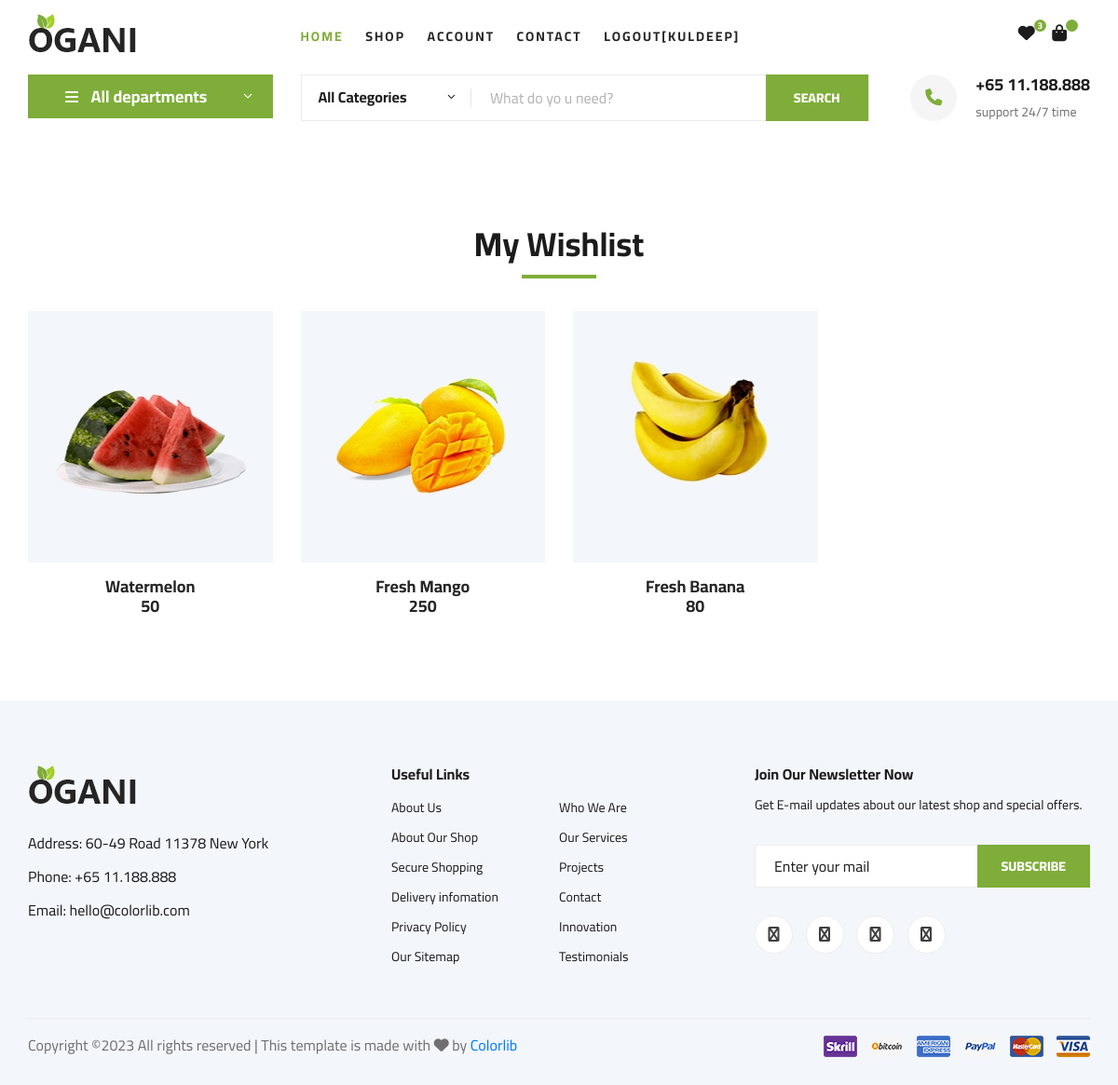
Screenshot of /wishlist/ (signed in) with the database file from the repository.
### ecommerce/models.py (models this page shows, shortened)
class User(models.Model):
	fname=models.CharField(max_length=100)
	lname=models.CharField(max_length=100)
	email=models.EmailField()
	mobile=models.PositiveIntegerField()
	address=models.TextField()
	password=models.CharField(max_length=100)
	usertype=models.CharField(max_length=100,default="buyer")

class Wishlist(models.Model):
	user=models.ForeignKey(User,on_delete=models.CASCADE)
	product=models.ForeignKey(Product,on_delete=models.CASCADE)
	date=models.DateTimeField(default=timezone.now)

class Product(models.Model):
	seller=models.ForeignKey(User,on_delete=models.CASCADE)
	product_name=models.CharField(max_length=100)
	product_price=models.PositiveIntegerField()
	product_desc=models.TextField()
	product_image=models.ImageField(upload_to="product_image/")

### ecommerce/views.py (the view)
# urls.py: path('wishlist/',views.wishlist,name="wishlist"),
def wishlist(request):
	user=User.objects.get(email=request.session['email'])
	wishlists=Wishlist.objects.filter(user=user)
	request.session['wishlist_count']=len(wishlists)
	return render(request,'wishlist.html',{'wishlists':wishlists})

### ecommerce/templates/wishlist.html (shortened to what this page needs)
{% extends 'header.html' %}
{% load static %}
{% block content %}
<!DOCTYPE html>
<html lang="zxx">
<head>
</head>
<body>
    <section class="featured spad">
        <div class="container">
            <div class="row">
                <div class="col-lg-12">
                    <div class="section-title">
                        <h2>My Wishlist</h2>
                    </div>
                </div>
            </div>
            <div class="row featured__filter">
                {% for i in wishlists %}
                <div class="col-lg-3 col-md-4 col-sm-6 mix oranges fresh-meat">
                    <div class="featured__item">
                        <div class="featured__item__pic set-bg" data-setbg="{{i.product.product_image.url}}">
                        </div>
                        <div class="featured__item__text">
                            <h5>{{i.product.product_name}}</h5>
                            <h5>{{i.product.product_price}}</h5>
                        </div>
                    </div>
                </div>
                {% endfor %}
            </div>
        </div>
    </section>
</body>
</html>
{% endblock %}

### ecommerce/templates/header.html (shortened to what this page needs)
{% load static %}
<!DOCTYPE html>
<html lang="zxx">
<head>
    <link rel="stylesheet" href="{% static 'css/bootstrap.min.css' %}" type="text/css">
    <link rel="stylesheet" href="{% static 'css/font-awesome.min.css' %}" type="text/css">
    <link rel="stylesheet" href="{% static 'css/elegant-icons.css' %}" type="text/css">
    <link rel="stylesheet" href="{% static 'css/nice-select.css' %}" type="text/css">
    <link rel="stylesheet" href="{% static 'css/jquery-ui.min.css' %}" type="text/css">
    <link rel="stylesheet" href="{% static 'css/owl.carousel.min.css' %}" type="text/css">
    <link rel="stylesheet" href="{% static 'css/slicknav.min.css' %}" type="text/css">
    <link rel="stylesheet" href="{% static 'css/style.css' %}" type="text/css">
    <link rel="stylesheet" href="https://cdnjs.cloudflare.com/ajax/libs/font-awesome/6.4.2/css/all.min.css" />
</head>
<body>
    <header class="header">
        <div class="container">
            <div class="row">
                <div class="col-lg-3">
                    <div class="header__logo">
                        <a href="/"><img src="{% static 'img/logo.png' %}" alt=""></a>
                    </div>
                </div>
                <div class="col-lg-7">
                    <nav class="header__menu">
                        <ul>
                            <li class="active"><a href="/">Home</a></li>
                            <li><a href="{% url 'shop-grid' %}">Shop</a></li>
                            <li><a href="#">Account</a>
                            </li>
                            <li><a href="{% url 'contact' %}">Contact</a></li>
                            {% if request.session.email %}
                                <li><a href="{% url 'logout' %}">Logout[{{request.session.fname}}]</a></li>
                            {% else %}
                                <li><a href="{% url 'signup' %}">Signup</a></li>
                                <li><a href="{% url 'login' %}">Login</a></li>
                            {% endif %}
                        </ul>
                    </nav>
                </div>
                <div class="col-lg-2">
                    <div class="header__cart">
                        <ul>
                            {% if request.session.email %}
                                <li><a href="{% url 'wishlist' %}"><i class="fa fa-heart"></i> <span>{{request.session.wishlist_count}}</span></a></li>
                                <li><a href="{% url 'cart' %}"><i class="fa fa-shopping-bag"></i> <span>{{request.session.cart_count}}</span></a></li>
                            {% endif %}
                        </ul>
                    </div>
                </div>
            </div>
        </div>
    </header>
    <section class="hero hero-normal">
        <div class="container">
            <div class="row">
                <div class="col-lg-3">
                    <div class="hero__categories">
                        <div class="hero__categories__all">
                            <i class="fa fa-bars"></i>
                            <span>All departments</span>
                        </div>
                    </div>
                </div>
                <div class="col-lg-9">
                    <div class="hero__search">
                        <div class="hero__search__form">
                            <form action="#">
                                <div class="hero__search__categories">
                                    All Categories
                                    <span class="arrow_carrot-down"></span>
                                </div>
                                <input type="text" placeholder="What do yo u need?">
                                <button type="submit" class="site-btn">SEARCH</button>
                            </form>
                        </div>
                        <div class="hero__search__phone">
                            <div class="hero__search__phone__icon">
                                <i class="fa fa-phone"></i>
                            </div>
                            <div class="hero__search__phone__text">
                                <h5>+65 11.188.888</h5>
                                <span>support 24/7 time</span>
                            </div>
                        </div>
                    </div>
                </div>
            </div>
        </div>
    </section>
    {% block content %}
    {% endblock %}
    <footer class="footer spad">
        <div class="container">
            <div class="row">
                <div class="col-lg-3 col-md-6 col-sm-6">
                    <div class="footer__about">
                        <div class="footer__about__logo">
                            <a href="./index.html"><img src="{% static 'img/logo.png' %}" alt=""></a>
                        </div>
                        <ul>
                            <li>Address: 60-49 Road 11378 New York</li>
                            <li>Phone: +65 11.188.888</li>
                            <li>Email: hello@colorlib.com</li>
                        </ul>
                    </div>
                </div>
                <div class="col-lg-4 col-md-6 col-sm-6 offset-lg-1">
                    <div class="footer__widget">
                        <h6>Useful Links</h6>
                        <ul>
                            <li><a href="#">About Us</a></li>
                            <li><a href="#">About Our Shop</a></li>
                            <li><a href="#">Secure Shopping</a></li>
                            <li><a href="#">Delivery infomation</a></li>
                            <li><a href="#">Privacy Policy</a></li>
                            <li><a href="#">Our Sitemap</a></li>
                        </ul>
                        <ul>
                            <li><a href="#">Who We Are</a></li>
                            <li><a href="#">Our Services</a></li>
                            <li><a href="#">Projects</a></li>
                            <li><a href="#">Contact</a></li>
                            <li><a href="#">Innovation</a></li>
                            <li><a href="#">Testimonials</a></li>
                        </ul>
                    </div>
                </div>
                <div class="col-lg-4 col-md-12">
                    <div class="footer__widget">
                        <h6>Join Our Newsletter Now</h6>
                        <p>Get E-mail updates about our latest shop and special offers.</p>
                        <form action="#">
                            <input type="text" placeholder="Enter your mail">
                            <button type="submit" class="site-btn">Subscribe</button>
                        </form>
                        <div class="footer__widget__social">
                            <a href="#"><i class="fa fa-facebook"></i></a>
                            <a href="#"><i class="fa fa-instagram"></i></a>
                            <a href="#"><i class="fa fa-twitter"></i></a>
                            <a href="#"><i class="fa fa-pinterest"></i></a>
                        </div>
                    </div>
                </div>
            </div>
            <div class="row">
                <div class="col-lg-12">
                    <div class="footer__copyright">
                        <div class="footer__copyright__text"><p>
  Copyright &copy;<script>document.write(new Date().getFullYear());</script> All rights reserved | This template is made with <i class="fa fa-heart" aria-hidden="true"></i> by <a href="https://colorlib.com" target="_blank">Colorlib</a>
  </p></div>
                        <div class="footer__copyright__payment"><img src="{% static 'img/payment-item.png' %}" alt=""></div>
                    </div>
                </div>
            </div>
        </div>
    </footer>
</body>
</html>

### rows the page displays
User: session.fname "KULDEEP"
Wishlist: shows a picture, product.product_name "Watermelon", product.product_price "50"
Wishlist: shows a picture, product.product_name "Fresh Mango", product.product_price "250"
Wishlist: shows a picture, product.product_name "Fresh Banana", product.product_price "80"

### other values shown
{{ request.session.wishlist_count }} "3"
